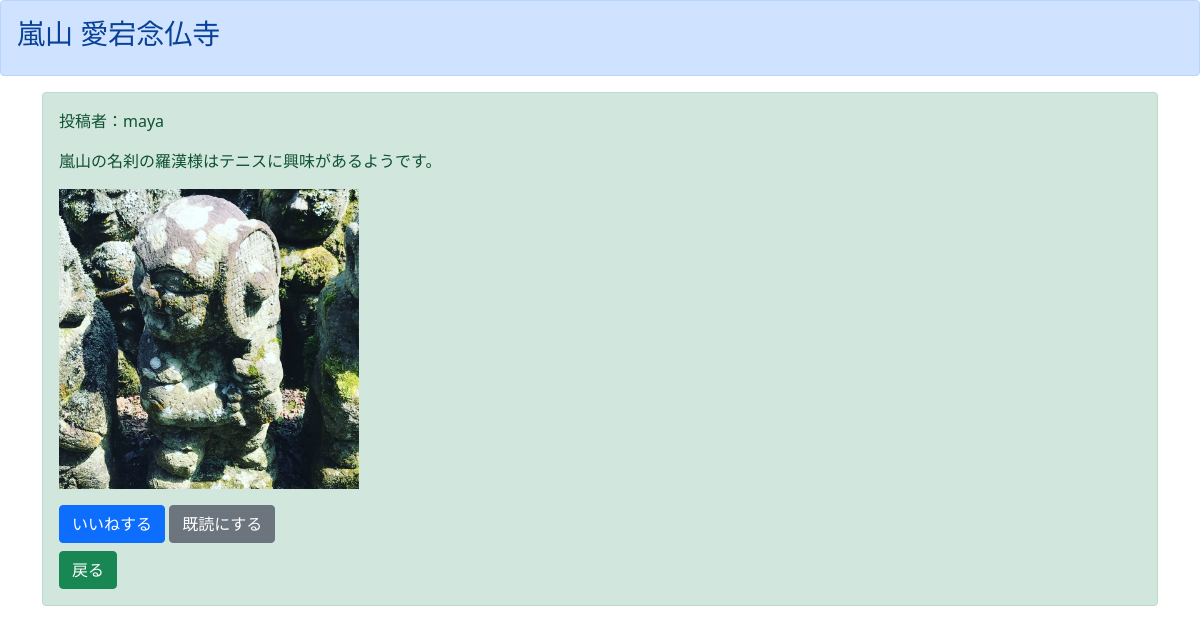
/detail/7 (signed in), run on the app's committed database.
### boardapp/models.py (models this page shows)
class BoardModel(models.Model):
    title = models.CharField(max_length=100)
    content = models.TextField()
    author = models.CharField(max_length=50)
    snsimage = models.ImageField(upload_to='')
    good = models.IntegerField(null=True, blank=True, default=0)
    read = models.IntegerField(null=True, blank=True, default=0)
    readtext = models.TextField(null=True, blank=True, default='a')

### boardapp/views.py (the view)
# urls.py: path('detail/<int:pk>', detailfunc, name='detail'),
def detailfunc(request, pk):
    object = get_object_or_404(BoardModel, pk=pk)
    return render(request, 'detail.html', {'object':object})

### templates/detail.html
{% extends 'base.html' %}
{% block header %}
<div class="alert alert-primary" role="alert">
    <h3>{{ object.title }}</h3>
</div>
{% endblock header %}
{% block content %}
{% if user.is_authenticated %}
<div class="container">
    <div class="alert alert-success" role="alert">
        <p>投稿者：{{ object.author }}</p>
        <p>{{ object.content }}</p>
        <p><img src="{{ object.snsimage.url }}" width=300></p>
        <a href="{% url 'good' object.pk %}" class="btn btn-primary" role="button" aria-pressed="true">いいねする</a>
        <a href="{% url 'read' object.pk %}" class="btn btn-secondary" role="button" aria-pressed="true">既読にする</a>
        <br>
        <a href="{% url 'list' %}" class="btn btn-success mt-2" tabindex="-1" role="button" aria-disabled="true">戻る</a>
    </div>
</div>
{% else %}
please login
{% endif %}
{% endblock content %}

### data on the page
BoardModel: title "嵐山 愛宕念仏寺", author "maya", content "嵐山の名刹の羅漢様はテニスに興味があるようです。", snsimage (picture)
